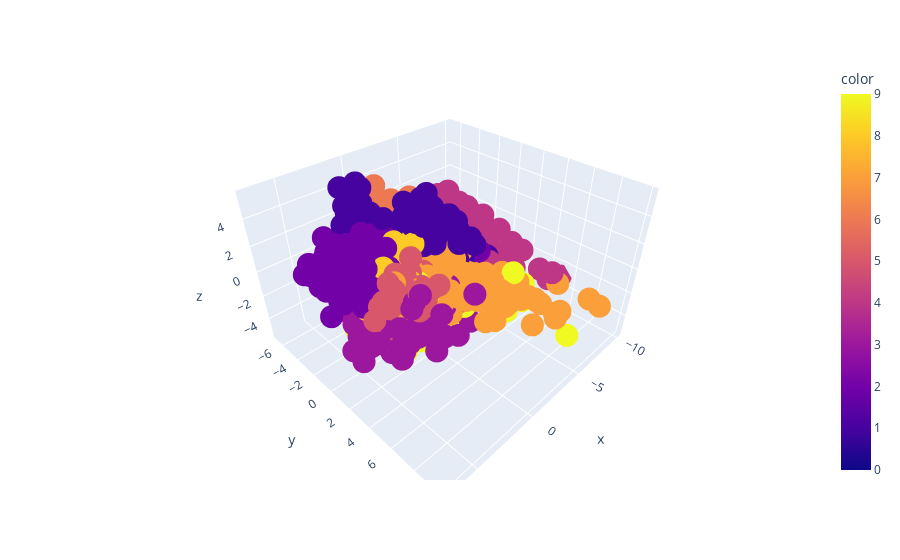

Notebook code cell kept with this figure:
### Code cell
fig = px.scatter_3d(x=result[:,0],y=result[:,1],z=result[:,2], color=digits['number_label'].values,
                    hover_name=digits['number_label'].values)
fig.show()

### Figure 1 — Plotly figure (JSON) as saved in the notebook; plotly's stock layout.template omitted (floating-point values rounded to 4 significant figures; data arrays with more than 128 entries replaced by an {"elided": "..."} marker saying what was removed)
{"data": [{"hovertemplate": "<b>%{hovertext}</b><br><br>x=%{x}<br>y=%{y}<br>z=%{z}<br>color=%{marker.color}<extra></extra>", "hovertext": {"elided": "1797 int values"}, "legendgroup": "", "marker": {"color": {"elided": "1797 int values"}, "coloraxis": "coloraxis", "symbol": "circle"}, "mode": "markers", "name": "", "scene": "scene", "showlegend": false, "type": "scatter3d", "x": {"elided": "1797 float values"}, "y": {"elided": "1797 float values"}, "z": {"elided": "1797 float values"}}], "layout": {"coloraxis": {"colorbar": {"title": {"text": "color"}}, "colorscale": [[0, "#0d0887"], [0.1111, "#46039f"], [0.2222, "#7201a8"], [0.3333, "#9c179e"], [0.4444, "#bd3786"], [0.5556, "#d8576b"], [0.6667, "#ed7953"], [0.7778, "#fb9f3a"], [0.8889, "#fdca26"], [1, "#f0f921"]]}, "legend": {"tracegroupgap": 0}, "margin": {"t": 60}, "scene": {"domain": {"x": [0, 1], "y": [0, 1]}, "xaxis": {"title": {"text": "x"}}, "yaxis": {"title": {"text": "y"}}, "zaxis": {"title": {"text": "z"}}}}}
